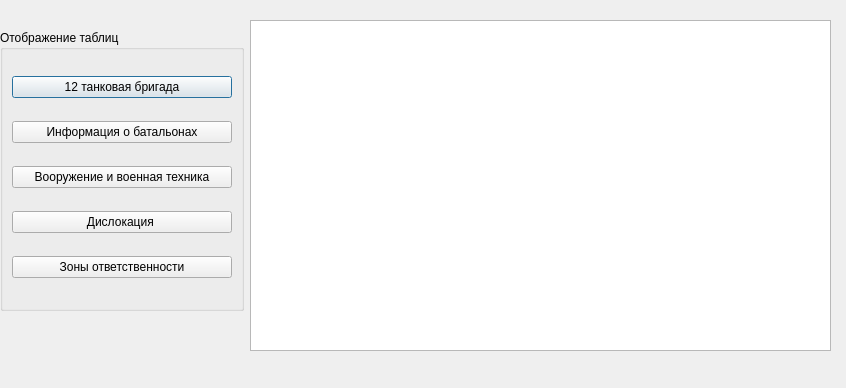
<?xml version="1.0" encoding="UTF-8"?>
<ui version="4.0">
 <class>Dialog</class>
 <widget class="QDialog" name="Dialog">
  <property name="geometry">
   <rect>
    <x>0</x>
    <y>0</y>
    <width>846</width>
    <height>388</height>
   </rect>
  </property>
  <property name="windowTitle">
   <string>Dialog</string>
  </property>
  <widget class="QTableView" name="tableView">
   <property name="geometry">
    <rect>
     <x>250</x>
     <y>20</y>
     <width>581</width>
     <height>331</height>
    </rect>
   </property>
  </widget>
  <widget class="QGroupBox" name="groupBox">
   <property name="geometry">
    <rect>
     <x>0</x>
     <y>30</y>
     <width>244</width>
     <height>281</height>
    </rect>
   </property>
   <property name="title">
    <string>Отображение таблиц</string>
   </property>
   <layout class="QVBoxLayout" name="verticalLayout_2">
    <item>
     <widget class="QPushButton" name="pushButton">
      <property name="text">
       <string>12 танковая бригада</string>
      </property>
     </widget>
    </item>
    <item>
     <widget class="QPushButton" name="pushButton_2">
      <property name="text">
       <string>Информация о батальонах</string>
      </property>
     </widget>
    </item>
    <item>
     <widget class="QPushButton" name="pushButton_3">
      <property name="text">
       <string>Вооружение и военная техника</string>
      </property>
     </widget>
    </item>
    <item>
     <widget class="QPushButton" name="pushButton_4">
      <property name="text">
       <string>Дислокация </string>
      </property>
     </widget>
    </item>
    <item>
     <widget class="QPushButton" name="pushButton_13">
      <property name="text">
       <string>Зоны ответственности</string>
      </property>
     </widget>
    </item>
   </layout>
  </widget>
 </widget>
 <tabstops>
  <tabstop>pushButton</tabstop>
  <tabstop>pushButton_4</tabstop>
  <tabstop>pushButton_3</tabstop>
  <tabstop>pushButton_2</tabstop>
  <tabstop>tableView</tabstop>
 </tabstops>
 <resources/>
 <connections/>
</ui>
